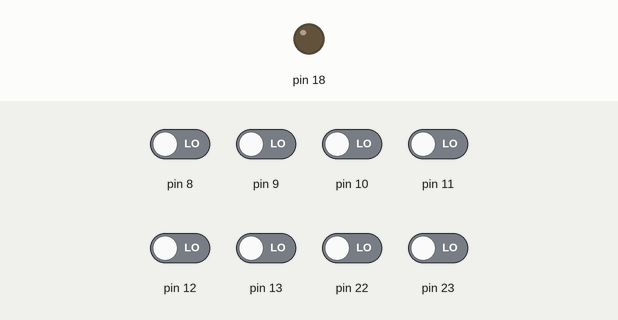
This sketch was run on a simulated Arduino Uno, built with avr-gcc and run on an emulated ATmega328P. On the bench: output pins drawn as LEDs (lit = HIGH). The inputs (shaded band) are chosen by the test bench; at power-on: pin 8–13, pin 22, pin 23 LOW.

Above: at 1.2 s.
1.3 s: pin 10 driven HIGH
Timing chart, 0 to 4.3 s (numbered marks = the images above; inputs shaded):
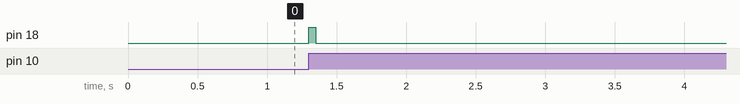

Measured:
- after the input at 1.3 s, pin 18: LOW → HIGH at once, → LOW 0.05 s later

The sketch:

detection_aiguille.ino
```cpp
volatile bool flag_MOSI_rising = false;
volatile bool flag_SS_rising = false;
static uint8_t last_PINB = 0;

void setup() {
  // Configuration de PB2 (SD_MOSI) et PB0 (SD_SS) en entrée
  DDRB &= ~((1 << PB2) | (1 << PB0));
  DDRC |= 0x50;

  // Capture de l'état initial de la broche
  last_PINB = PINB;

  // Activation du groupe d'interruption PCIE0 (Port B)
  PCICR |= (1 << PCIE0);

  // Activation des masques PCINT2 (PB2 / SD_MOSI) et PCINT0 (PB0 / SD_SS)
  PCMSK0 |= (1 << PCINT2) | (1 << PCINT0);

  // Extinction par défaut des sorties au démarrage (état bas 0V)
  PORTC &= ~((1 << PC4) | (1 << PC6));
}

void loop() {
  if (flag_MOSI_rising) {
    PORTC |= (1 << PC4);       // Allume PC4 (Pin 33)
    delay(50);                // Maintient à 5V pendant 200 ms (ajustable)
    PORTC &= ~(1 << PC4);      // Éteint PC4 (retour à 0V)
    flag_MOSI_rising = false;  // Réinitialise le drapeau d'interruption
  }

  if (flag_SS_rising) {
    PORTC |= (1 << PC6);       // Allume PC6 (Pin 31)
    delay(50);                // Maintient à 5V pendant 200 ms (ajustable)
    PORTC &= ~(1 << PC6);      // Éteint PC6 (retour à 0V)
    flag_SS_rising = false;    // Réinitialise le drapeau d'interruption
  }
}

// Routine d'interruption du groupe PCINT0 (Port B)
ISR(PCINT0_vect) {
  uint8_t current_PINB = PINB;
  uint8_t changed = current_PINB ^ last_PINB;

  // Détection du front montant sur PB2 (SD_MOSI) : état modifié ET actuellement HAUT (1)
  if ((changed & (1 << PB2)) && (current_PINB & (1 << PB2))) {
    flag_MOSI_rising = true;
  }

  // Détection du front montant sur PB0 (SD_SS) : état modifié ET actuellement HAUT (1)
  if ((changed & (1 << PB0)) && (current_PINB & (1 << PB0))) {
    flag_SS_rising = true;
  }

  last_PINB = current_PINB;
}
```
